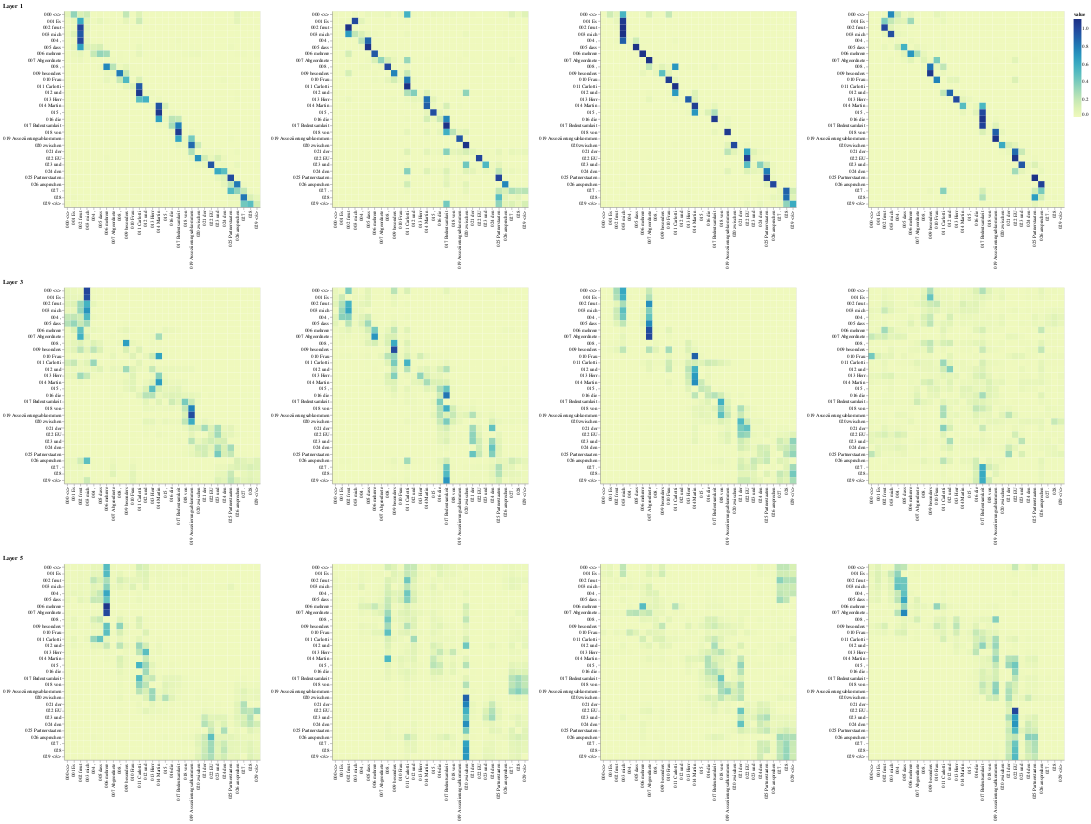

Notebook cell for this chart:
### Markdown cell above
## Encoder Self Attention

### Code cell
def viz_encoder_self():
    model, example_data = run_model_example(n_examples=1)
    example = example_data[
        len(example_data) - 1
    ]  # batch object for the final example

    layer_viz = [
        visualize_layer(
            model, layer, get_encoder, len(example[1]), example[1], example[1]
        )
        for layer in range(6)
    ]
    return alt.hconcat(
        layer_viz[0]
        # & layer_viz[1]
        & layer_viz[2]
        # & layer_viz[3]
        & layer_viz[4]
        # & layer_viz[5]
    )


show_example(viz_encoder_self)

### Figure 1 — Vega-Lite specification as saved in the notebook (floating-point values rounded to 4 significant figures; data arrays with more than 128 entries replaced by an {"elided": "..."} marker saying what was removed)
{"config": {"view": {"continuousWidth": 400, "continuousHeight": 300}}, "hconcat": [{"vconcat": [{"hconcat": [{"data": {"name": "data-98f60e171133924633635b623627d437"}, "mark": "rect", "encoding": {"color": {"field": "value", "type": "quantitative"}, "tooltip": [{"field": "row", "type": "quantitative"}, {"field": "column", "type": "quantitative"}, {"field": "value", "type": "quantitative"}, {"field": "row_token", "type": "nominal"}, {"field": "col_token", "type": "nominal"}], "x": {"axis": {"title": ""}, "field": "col_token", "type": "nominal"}, "y": {"axis": {"title": ""}, "field": "row_token", "type": "nominal"}}, "height": 400, "selection": {"selector011": {"type": "interval", "bind": "scales", "encodings": ["x", "y"]}}, "width": 400}, {"data": {"name": "data-20fe237a40ef5fc54f1cb0742fb9a9ca"}, "mark": "rect", "encoding": {"color": {"field": "value", "type": "quantitative"}, "tooltip": [{"field": "row", "type": "quantitative"}, {"field": "column", "type": "quantitative"}, {"field": "value", "type": "quantitative"}, {"field": "row_token", "type": "nominal"}, {"field": "col_token", "type": "nominal"}], "x": {"axis": {"title": ""}, "field": "col_token", "type": "nominal"}, "y": {"axis": {"title": ""}, "field": "row_token", "type": "nominal"}}, "height": 400, "selection": {"selector013": {"type": "interval", "bind": "scales", "encodings": ["x", "y"]}}, "width": 400}, {"data": {"name": "data-e790e06637b330989cc0e9a327d95a3f"}, "mark": "rect", "encoding": {"color": {"field": "value", "type": "quantitative"}, "tooltip": [{"field": "row", "type": "quantitative"}, {"field": "column", "type": "quantitative"}, {"field": "value", "type": "quantitative"}, {"field": "row_token", "type": "nominal"}, {"field": "col_token", "type": "nominal"}], "x": {"axis": {"title": ""}, "field": "col_token", "type": "nominal"}, "y": {"axis": {"title": ""}, "field": "row_token", "type": "nominal"}}, "height": 400, "selection": {"selector015": {"type": "interval", "bind": "scales", "encodings": ["x", "y"]}}, "width": 400}, {"data": {"name": "data-f608ffbcd81de6a3fc24daed21fabbd9"}, "mark": "rect", "encoding": {"color": {"field": "value", "type": "quantitative"}, "tooltip": [{"field": "row", "type": "quantitative"}, {"field": "column", "type": "quantitative"}, {"field": "value", "type": "quantitative"}, {"field": "row_token", "type": "nominal"}, {"field": "col_token", "type": "nominal"}], "x": {"axis": {"title": ""}, "field": "col_token", "type": "nominal"}, "y": {"axis": {"title": ""}, "field": "row_token", "type": "nominal"}}, "height": 400, "selection": {"selector017": {"type": "interval", "bind": "scales", "encodings": ["x", "y"]}}, "width": 400}]}, {"vconcat": [{"hconcat": [{"data": {"name": "data-2fa527c2853ec477cb0ed81ec654121f"}, "mark": "rect", "encoding": {"color": {"field": "value", "type": "quantitative"}, "tooltip": [{"field": "row", "type": "quantitative"}, {"field": "column", "type": "quantitative"}, {"field": "value", "type": "quantitative"}, {"field": "row_token", "type": "nominal"}, {"field": "col_token", "type": "nominal"}], "x": {"axis": {"title": ""}, "field": "col_token", "type": "nominal"}, "y": {"axis": {"title": ""}, "field": "row_token", "type": "nominal"}}, "height": 400, "selection": {"selector027": {"type": "interval", "bind": "scales", "encodings": ["x", "y"]}}, "width": 400}, {"data": {"name": "data-7a8d4a8d8237694582ad266d3c5f3a50"}, "mark": "rect", "encoding": {"color": {"field": "value", "type": "quantitative"}, "tooltip": [{"field": "row", "type": "quantitative"}, {"field": "column", "type": "quantitative"}, {"field": "value", "type": "quantitative"}, {"field": "row_token", "type": "nominal"}, {"field": "col_token", "type": "nominal"}], "x": {"axis": {"title": ""}, "field": "col_token", "type": "nominal"}, "y": {"axis": {"title": ""}, "field": "row_token", "type": "nominal"}}, "height": 400, "selection": {"selector029": {"type": "interval", "bind": "scales", "encodings": ["x", "y"]}}, "width": 400}, {"data": {"name": "data-ca21d9df4e572ea942b52984fb21dc83"}, "mark": "rect", "encoding": {"color": {"field": "value", "type": "quantitative"}, "tooltip": [{"field": "row", "type": "quantitative"}, {"field": "column", "type": "quantitative"}, {"field": "value", "type": "quantitative"}, {"field": "row_token", "type": "nominal"}, {"field": "col_token", "type": "nominal"}], "x": {"axis": {"title": ""}, "field": "col_token", "type": "nominal"}, "y": {"axis": {"title": ""}, "field": "row_token", "type": "nominal"}}, "height": 400, "selection": {"selector031": {"type": "interval", "bind": "scales", "encodings": ["x", "y"]}}, "width": 400}, {"data": {"name": "data-0174d9a509262fbf133a7e17ce05b0bf"}, "mark": "rect", "encoding": {"color": {"field": "value", "type": "quantitative"}, "tooltip": [{"field": "row", "type": "quantitative"}, {"field": "column", "type": "quantitative"}, {"field": "value", "type": "quantitative"}, {"field": "row_token", "type": "nominal"}, {"field": "col_token", "type": "nominal"}], "x": {"axis": {"title": ""}, "field": "col_token", "type": "nominal"}, "y": {"axis": {"title": ""}, "field": "row_token", "type": "nominal"}}, "height": 400, "selection": {"selector033": {"type": "interval", "bind": "scales", "encodings": ["x", "y"]}}, "width": 400}]}], "title": "Layer 3"}, {"vconcat": [{"hconcat": [{"data": {"name": "data-1cd0b17bf4ddb1b8215ba3af98104397"}, "mark": "rect", "encoding": {"color": {"field": "value", "type": "quantitative"}, "tooltip": [{"field": "row", "type": "quantitative"}, {"field": "column", "type": "quantitative"}, {"field": "value", "type": "quantitative"}, {"field": "row_token", "type": "nominal"}, {"field": "col_token", "type": "nominal"}], "x": {"axis": {"title": ""}, "field": "col_token", "type": "nominal"}, "y": {"axis": {"title": ""}, "field": "row_token", "type": "nominal"}}, "height": 400, "selection": {"selector043": {"type": "interval", "bind": "scales", "encodings": ["x", "y"]}}, "width": 400}, {"data": {"name": "data-d337c344bee773c3cd85e20b3149cff7"}, "mark": "rect", "encoding": {"color": {"field": "value", "type": "quantitative"}, "tooltip": [{"field": "row", "type": "quantitative"}, {"field": "column", "type": "quantitative"}, {"field": "value", "type": "quantitative"}, {"field": "row_token", "type": "nominal"}, {"field": "col_token", "type": "nominal"}], "x": {"axis": {"title": ""}, "field": "col_token", "type": "nominal"}, "y": {"axis": {"title": ""}, "field": "row_token", "type": "nominal"}}, "height": 400, "selection": {"selector045": {"type": "interval", "bind": "scales", "encodings": ["x", "y"]}}, "width": 400}, {"data": {"name": "data-b138773d2f7eaea767fc22e9ca61a1bc"}, "mark": "rect", "encoding": {"color": {"field": "value", "type": "quantitative"}, "tooltip": [{"field": "row", "type": "quantitative"}, {"field": "column", "type": "quantitative"}, {"field": "value", "type": "quantitative"}, {"field": "row_token", "type": "nominal"}, {"field": "col_token", "type": "nominal"}], "x": {"axis": {"title": ""}, "field": "col_token", "type": "nominal"}, "y": {"axis": {"title": ""}, "field": "row_token", "type": "nominal"}}, "height": 400, "selection": {"selector047": {"type": "interval", "bind": "scales", "encodings": ["x", "y"]}}, "width": 400}, {"data": {"name": "data-8b8db11af0e054189ea57f72e158fba2"}, "mark": "rect", "encoding": {"color": {"field": "value", "type": "quantitative"}, "tooltip": [{"field": "row", "type": "quantitative"}, {"field": "column", "type": "quantitative"}, {"field": "value", "type": "quantitative"}, {"field": "row_token", "type": "nominal"}, {"field": "col_token", "type": "nominal"}], "x": {"axis": {"title": ""}, "field": "col_token", "type": "nominal"}, "y": {"axis": {"title": ""}, "field": "row_token", "type": "nominal"}}, "height": 400, "selection": {"selector049": {"type": "interval", "bind": "scales", "encodings": ["x", "y"]}}, "width": 400}]}], "title": "Layer 5"}], "title": "Layer 1"}], "$schema": "https://vega.github.io/schema/vega-lite/v4.17.0.json", "datasets": {"data-98f60e171133924633635b623627d437": {"elided": "900 records"}, "data-20fe237a40ef5fc54f1cb0742fb9a9ca": {"elided": "900 records"}, "data-e790e06637b330989cc0e9a327d95a3f": {"elided": "900 records"}, "data-f608ffbcd81de6a3fc24daed21fabbd9": {"elided": "900 records"}, "data-2fa527c2853ec477cb0ed81ec654121f": {"elided": "900 records"}, "data-7a8d4a8d8237694582ad266d3c5f3a50": {"elided": "900 records"}, "data-ca21d9df4e572ea942b52984fb21dc83": {"elided": "900 records"}, "data-0174d9a509262fbf133a7e17ce05b0bf": {"elided": "900 records"}, "data-1cd0b17bf4ddb1b8215ba3af98104397": {"elided": "900 records"}, "data-d337c344bee773c3cd85e20b3149cff7": {"elided": "900 records"}, "data-b138773d2f7eaea767fc22e9ca61a1bc": {"elided": "900 records"}, "data-8b8db11af0e054189ea57f72e158fba2": {"elided": "900 records"}}}
